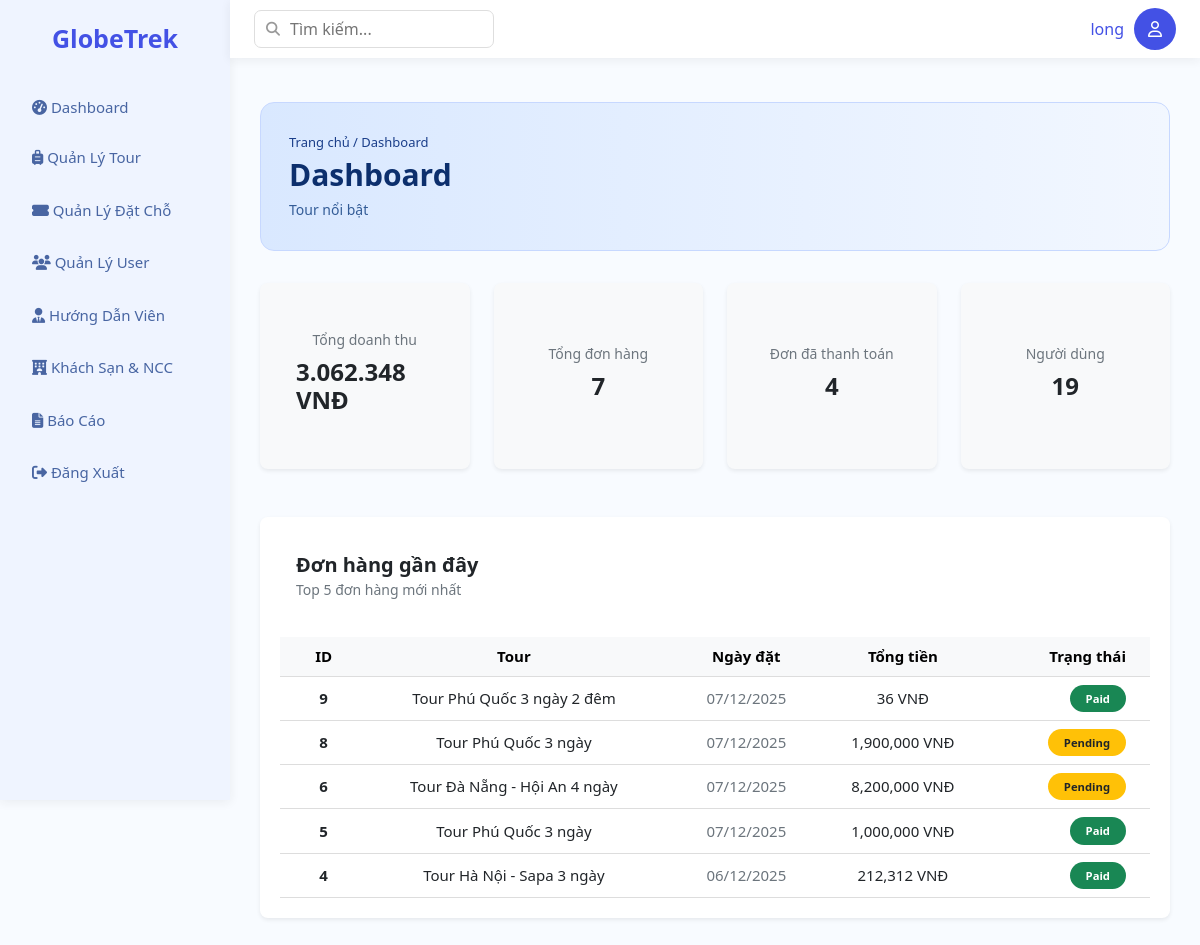
The page /Base/index.php?action=dashboard (signed in) on the database its author committed.
### tables this page shows
CREATE TABLE `bookings` (
  `id` int NOT NULL,
  `user_id` int NOT NULL COMMENT 'Khách hàng đặt (FK Users.id)',
  `departure_id` int NOT NULL,
  `total_price` decimal(12,2) NOT NULL,
  `booking_date` datetime DEFAULT CURRENT_TIMESTAMP,
  `payment_status` enum('Pending','Paid','Failed') NOT NULL DEFAULT 'Pending',
  `last_status_change` datetime DEFAULT CURRENT_TIMESTAMP ON UPDATE CURRENT_TIMESTAMP,
  `transaction_id` varchar(255) DEFAULT NULL,
  `payment_date` datetime DEFAULT NULL
);

CREATE TABLE `tours` (
  `id` int NOT NULL,
  `name` varchar(255) NOT NULL,
  `tour_type` enum('Nội địa','Quốc tế') NOT NULL,
  `description` text,
  `base_price` decimal(10,2) NOT NULL COMMENT 'Giá cơ bản trước khuyến mãi',
  `created_at` timestamp NULL DEFAULT CURRENT_TIMESTAMP,
  `category_id` int DEFAULT NULL,
  `tour_origin` enum('Catalog','Custom') DEFAULT 'Catalog',
  `cancellation_policy_text` text
);

### Base/controllers/DashboardController.php (called while the page is built, shortened)
<?php
class DashboardController
{
    protected $statsModel;
    protected $bookingModel;
    public function __construct()
    {
        $this->statsModel = new StatsModel();
        $this->bookingModel = new BookingModel();
    }
    public function index()
    {
        $stats = $this->statsModel->getGlobalStats();
        $recentBookings = $this->bookingModel->getRecent(5);
        require_once PATH_VIEW . 'main.php';
    }
}

### Base/index.php (called while the page is built, shortened)
<?php
spl_autoload_register(function ($class) {
    $fileName = "$class.php";
    $fileModel              = PATH_MODEL . $fileName;
});
require_once './routes/index.php';

### Base/models/BaseModel.php (called while the page is built, shortened)
<?php
class BaseModel
{
    protected $pdo;
    public function __construct()
    {
        $dsn = sprintf('mysql:host=%s;port=%s;dbname=%s;charset=utf8', DB_HOST, DB_PORT, DB_NAME);
        try {
            $this->pdo = new PDO($dsn, DB_USERNAME, DB_PASSWORD, DB_OPTIONS);
        } catch (PDOException $e) {
            die("Kết nối cơ sở dữ liệu thất bại: {$e->getMessage()}. Vui lòng thử lại sau.");
        }
    }
    public function __destruct()
    {
        $this->pdo = null;
    }
    public function getConnection()
    {
        return $this->pdo;
}
}

### Base/models/StatsModel.php (called while the page is built, shortened)
<?php
class StatsModel extends BaseModel
{
    protected $db;
    public function __construct()
    {
        $this->db = $this->getConnection();
    }
    public function getGlobalStats()
    {
        $sqlRevenue = "SELECT IFNULL(SUM(total_price),0) AS total_revenue,
                              COUNT(id) AS paid_bookings_count
                       FROM bookings
                       WHERE payment_status = 'Paid'";
        $revenue = $this->db->query($sqlRevenue)->fetch(PDO::FETCH_ASSOC);
        $sqlTotalBookings = "SELECT COUNT(id) AS total_bookings_count FROM bookings";
        $totalBookings = $this->db->query($sqlTotalBookings)->fetch(PDO::FETCH_ASSOC);
        $sqlUsers = "SELECT COUNT(id) AS total_users FROM users";
        $users = $this->db->query($sqlUsers)->fetch(PDO::FETCH_ASSOC);
        $sqlCustomers = "SELECT COUNT(id) AS total_customers FROM booking_customers";
        $customers = $this->db->query($sqlCustomers)->fetch(PDO::FETCH_ASSOC);
        return array_merge($revenue, $totalBookings, $users, $customers);
    }
}

### Base/models/BookingModel.php (called while the page is built, shortened)
<?php
class BookingModel extends BaseModel
{
    public $db;
    public function __construct()
    {
        $baseModel = new BaseModel();
        $this->db = $baseModel->getConnection();
    }
public function getRecent(int $limit = 5)
{
    $sql = "SELECT
                b.id,
                b.total_price,
                b.booking_date,
                b.payment_status,
                t.name AS tour_name,
                td.start_date
            FROM bookings b
            JOIN tour_departures td ON b.departure_id = td.id
            JOIN tours t ON td.tour_id = t.id
            -- KHÔNG cần JOIN users để tăng tốc độ truy vấn
            ORDER BY b.booking_date DESC
            LIMIT :limit";
    $stmt = $this->db->prepare($sql);
    $stmt->bindParam(':limit', $limit, PDO::PARAM_INT);
    $stmt->execute();
    return $stmt->fetchAll(PDO::FETCH_ASSOC);
}
}

### Base/views/admin/dashboard.php (the view)
<?php include PATH_VIEW . 'layout/header.php'; ?>
<div class="main container mt-4">
    <div class="header-wrapper">
        <div class="header-content">
            <div class="breadcrumb">Trang chủ / Dashboard</div>
            <h2 class="page-title">Dashboard</h2>
            <p class="page-sub">Tour nổi bật</p>
        </div>
    </div>
    <div class="row g-4 justify-content-center">
    <?php
        $infoCards = [
            ["title" => "Tổng doanh thu", "value" => number_format($stats['total_revenue'] ?? 0, 0, ',', '.') . " VNĐ", "bg" => "bg-light"],
            ["title" => "Tổng đơn hàng", "value" => number_format($stats['total_bookings_count'] ?? 0), "bg" => "bg-light"],
            ["title" => "Đơn đã thanh toán", "value" => number_format($stats['paid_bookings_count'] ?? 0), "bg" => "bg-light"],
            ["title" => "Người dùng", "value" => number_format($stats['total_users'] ?? 0), "bg" => "bg-light"]
        ];
    ?>
    <?php foreach ($infoCards as $card): ?>
    <div class="col-md-3 col-sm-6">
        <div class="card <?= $card['bg'] ?> border-0 shadow-sm rounded-3 h-100">
            <div class="card-body d-flex flex-column justify-content-center align-items-center">
                <div class="text-secondary small mb-2"><?= $card["title"] ?></div>
                <div class="h4 fw-bold text-dark"><?= $card["value"] ?></div>
            </div>
        </div>
    </div>
    <?php endforeach; ?>
</div>
    <div class="card shadow-sm border-0 rounded-3 mt-5">
        <div class="card-header bg-white border-0 py-3">
            <h5 class="fw-semibold mb-0 text-dark">Đơn hàng gần đây</h5>
            <span class="text-secondary small">Top 5 đơn hàng mới nhất</span>
        </div>
        <div class="card-body p-0">
            <?php if (!empty($recentBookings)): ?>
            <div class="table-responsive">
                <table class="table table-hover align-middle mb-0">
                    <thead class="table-light">
                        <tr>
                            <th class="ps-4">ID</th>
                            <th>Tour</th>
                            <th>Ngày đặt</th>
                            <th>Tổng tiền</th>
                            <th class="pe-4 text-end">Trạng thái</th>
                        </tr>
                    </thead>
                    <tbody>
                        <?php foreach ($recentBookings as $booking): ?>
                        <tr>
                            <td class="ps-4 fw-semibold text-dark"><?= $booking['id'] ?></td>
                            <td class="text-dark"><?= $booking['tour_name'] ?? '—' ?></td>
                            <td class="text-secondary"><?= date('d/m/Y', strtotime($booking['booking_date'])) ?></td>
                            <td class="text-dark"><?= number_format($booking['total_price']) ?> VNĐ</td>
                            <td class="pe-4 text-end">
                                <?php if ($booking['payment_status'] === 'Paid'): ?>
                                    <span class="badge rounded-pill bg-success px-3 py-2">Paid</span>
                                <?php else: ?>
                                    <span class="badge rounded-pill bg-warning text-dark px-3 py-2">Pending</span>
                                <?php endif; ?>
                            </td>
                        </tr>
                        <?php endforeach; ?>
                    </tbody>
                </table>
            </div>
            <?php else: ?>
                <div class="p-4 text-secondary">Không có đơn hàng nào gần đây.</div>
            <?php endif; ?>
        </div>
    </div>
</div>
<?php include PATH_VIEW . 'layout/footer.php'; ?>

### Base/assets/css/layout.css (style rules this page uses)
:root { --orange: rgba(186, 207, 255, 0.142); --orange-active: rgba(200, 222, 255, 0.525); --orange-light: #bacfffff; --bg: #f8fbff; --white: #ffffff; --text: #4351e5; --muted: #2e4e94dd; --radius: 7px; --shadow: 0 2px 10px rgba(45, 45, 45, 0.07); font-family: "Inter", sans-serif; }
body { margin: 0; background: var(--bg); color: var(--text); overflow-x: hidden; }
.main { padding: 20px 30px; }

### Base/assets/css/table.css (style rules this page uses)
table { width: 100%; border-collapse: collapse; margin-top: 20px; }
th, td { padding: 14px; border-bottom: 1px solid #ddd; font-size: 15px; text-align: center; }
th { text-align: left; background: #f0f1ff; font-weight: 600; text-align: center; }
.card { background: white; padding: 20px; border-radius: 16px; box-shadow: 0 4px 12px rgba(0, 0, 0, 0.08); margin-bottom: 20px; }
.header-wrapper { background: linear-gradient(to right, #d9e8ff, #f2f7ff); padding: 30px 28px; border-radius: 14px; border: 1px solid #c7d8ff; margin-bottom: 32px; }
.header-content .breadcrumb { font-size: 13px; color: #1a3e8a; margin-bottom: 4px; font-weight: 500; }
.page-title { font-size: 30px; margin: 0; font-weight: 800; color: #0c2f6d; }
.page-sub { margin: 6px 0 0; font-size: 14px; color: #335c97; }

### rows shown on the page
bookings: id "9", tours.name "Tour Phú Quốc 3 ngày 2 đêm", booking_date "07/12/2025", total_price "36", payment_status "Paid"
bookings: id "8", tours.name "Tour Phú Quốc 3 ngày", booking_date "07/12/2025", total_price "1,900,000", payment_status "Pending"
bookings: id "6", tours.name "Tour Đà Nẵng - Hội An 4 ngày", booking_date "07/12/2025", total_price "8,200,000", payment_status "Pending"
bookings: id "5", tours.name "Tour Phú Quốc 3 ngày", booking_date "07/12/2025", total_price "1,000,000", payment_status "Paid"
bookings: id "4", tours.name "Tour Hà Nội - Sapa 3 ngày", booking_date "06/12/2025", total_price "212,312", payment_status "Paid"

### other values the page prints
$_SESSION['user']['name'] "long"
$card["title"] "Tổng doanh thu"
$card["value"] "3.062.348 VNĐ"
$card["title"] "Tổng đơn hàng"
$card["value"] "7"
$card["title"] "Đơn đã thanh toán"
$card["value"] "4"
$card["title"] "Người dùng"
$card["value"] "19"
